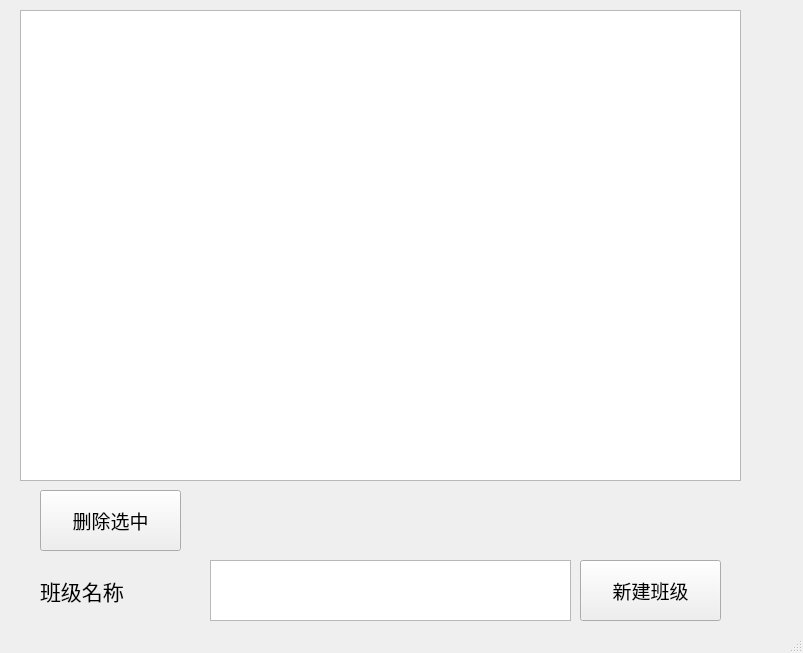
<?xml version="1.0" encoding="UTF-8"?>
<ui version="4.0">
 <class>MainWindow</class>
 <widget class="QMainWindow" name="MainWindow">
  <property name="geometry">
   <rect>
    <x>0</x>
    <y>0</y>
    <width>803</width>
    <height>653</height>
   </rect>
  </property>
  <property name="windowTitle">
   <string>MainWindow</string>
  </property>
  <widget class="QWidget" name="centralwidget">
   <widget class="QListView" name="listView">
    <property name="geometry">
     <rect>
      <x>20</x>
      <y>10</y>
      <width>721</width>
      <height>471</height>
     </rect>
    </property>
    <property name="font">
     <font>
      <pointsize>18</pointsize>
     </font>
    </property>
   </widget>
   <widget class="QTextEdit" name="textEdit">
    <property name="geometry">
     <rect>
      <x>210</x>
      <y>560</y>
      <width>361</width>
      <height>61</height>
     </rect>
    </property>
   </widget>
   <widget class="QLabel" name="label">
    <property name="geometry">
     <rect>
      <x>40</x>
      <y>560</y>
      <width>161</width>
      <height>61</height>
     </rect>
    </property>
    <property name="font">
     <font>
      <family>Agency FB</family>
      <pointsize>16</pointsize>
     </font>
    </property>
    <property name="text">
     <string>班级名称</string>
    </property>
   </widget>
   <widget class="QPushButton" name="pushButton">
    <property name="geometry">
     <rect>
      <x>580</x>
      <y>560</y>
      <width>141</width>
      <height>61</height>
     </rect>
    </property>
    <property name="font">
     <font>
      <family>Agency FB</family>
      <pointsize>14</pointsize>
     </font>
    </property>
    <property name="text">
     <string>新建班级</string>
    </property>
   </widget>
   <widget class="QPushButton" name="pushButton_2">
    <property name="geometry">
     <rect>
      <x>40</x>
      <y>490</y>
      <width>141</width>
      <height>61</height>
     </rect>
    </property>
    <property name="font">
     <font>
      <family>Agency FB</family>
      <pointsize>14</pointsize>
     </font>
    </property>
    <property name="text">
     <string>删除选中</string>
    </property>
   </widget>
  </widget>
  <widget class="QStatusBar" name="statusbar"/>
 </widget>
 <resources/>
 <connections/>
</ui>
